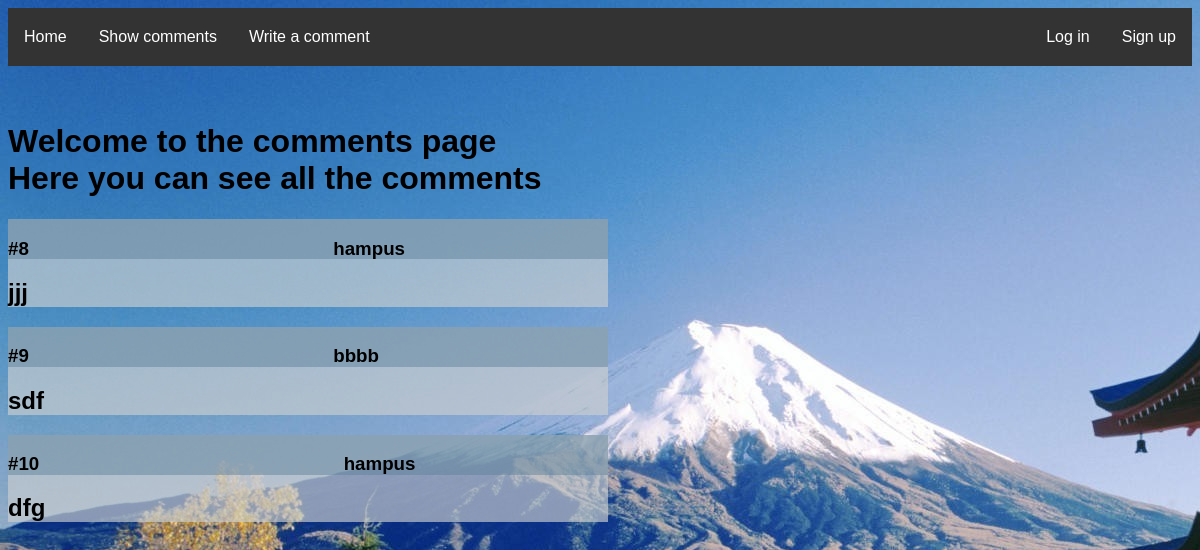
The app's page /comments.php, older data.
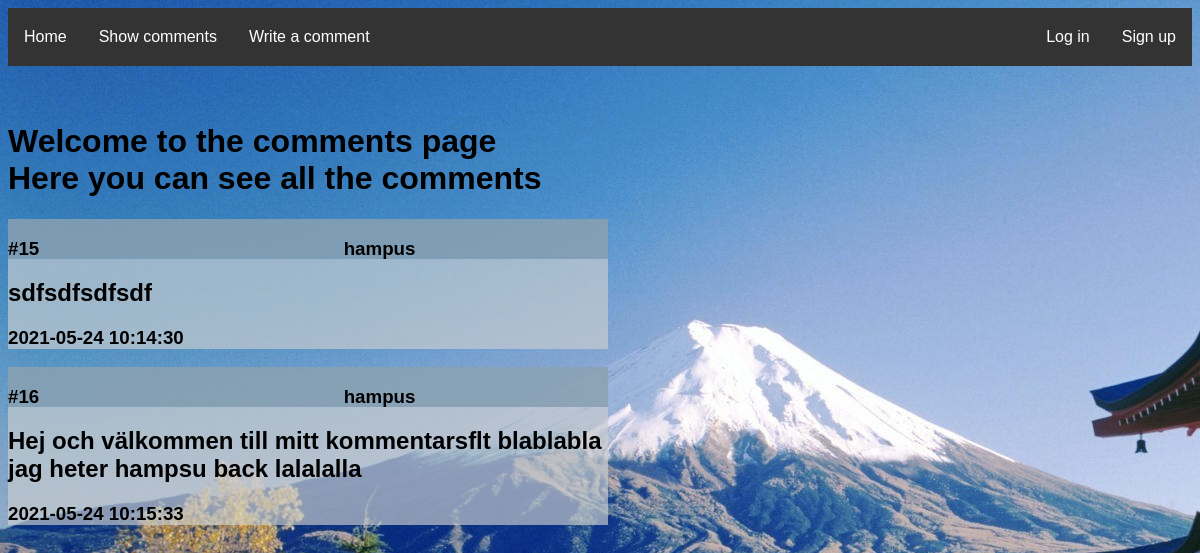
The same page, newer data.
### tables this page shows
CREATE TABLE "Comments" (
	"commentID"	INTEGER,
	"nameID"	INTEGER,
	"name"	TEXT,
	"comment"	TEXT,
	"date"	TEXT,
	PRIMARY KEY("commentID" AUTOINCREMENT)
);

### db/Comments/dbComments.php (the view, shortened to what this page needs)
<?php
function Show(){
$db = new SQLite3("db/labb2db.db");
$result = $db->query("SELECT comment, name, commentID, date FROM 'Comments' ORDER BY commentID");
while ($row = $result->fetchArray())
{
    echo "<div class='commentBox'>
    <div class='commentTop'>
    <h3 id='idNum'> #" . $row['commentID'] . "</h3> <h3 id='idName'>" . $row['name'] . "</h3>
    </div>
    <div class='commentMid'>
    <h2>" . $row['comment'] . "</h2>
    </div>
    <div class='commentBottom'>
    <h3>" . $row['date'] . "</h3>
    </div>
    </div>";
}
}
?>

### comments.php (shortened to what this page needs)
<!DOCTYPE html>
<html>
<head>
    <link rel="stylesheet" href="./css/style.css">
</head>
<body>
    <ul>
        <li><a href="index.php">Home</a></li>
        <li><a href="comments.php">Show comments</a></li>
        <li><a href="writeComment.php">Write a comment</a></li>
        <?php
    if(!isset($_SESSION['username'])){
        echo "<li style='float: right;'><a href='register.php'>Sign up</a></li>
        <li style='float: right;'><a href='login.php'>Log in</a></li>";
    }
    ?>
    </ul>
    <br><br>
    <div class="box" id="boxComment">
        <h1>Welcome to the comments page <br>
            Here you can see all the comments </h1>
    </div>
    <?php
    include "db/Comments/dbComments.php";
    Show();
    ?>
</body>
</html>

### css/style.css (style rules this page uses)
body { background: rgb(138, 169, 194); font-family:Arial, Helvetica, sans-serif; background-image: url(../img/1615081173119.jpg); }
*, *::before, *::after { box-sizing: border-box; }
ul { list-style-type: none; margin: 0; padding: 0; overflow: hidden; background-color: #333; }
li { float: left; }
li a { display: block; color: white; text-align: center; padding: 20px 16px; text-decoration: none; }
#idNum { display: inline-block; margin-right: 300px; }
#idName { display: inline-block; }
.commentBox { width: 600px; background-color: rgba(203, 207, 209, 0.658); padding: 0%; }
.commentTop { background-color: rgba(93, 129, 153, 0.479); height: 40px; }
.commentMid { border-top: darkviolet; }

Row changes from the older to the newer data that the page shows:
removed comments: commentID "8", name "hampus", comment "jjj"
removed comments: commentID "9", name "bbbb", comment "sdf"
removed comments: commentID "10", name "hampus", comment "dfg"
added comments: commentID "15", name "hampus", comment "sdfsdfsdfsdf", date "2021-05-24 10:14:30"
added comments: commentID "16", name "hampus", comment "Hej och välkommen till mitt kommentarsflt blablabla jag heter hampsu back lalalalla", date "2021-05-24 10:15:33"
